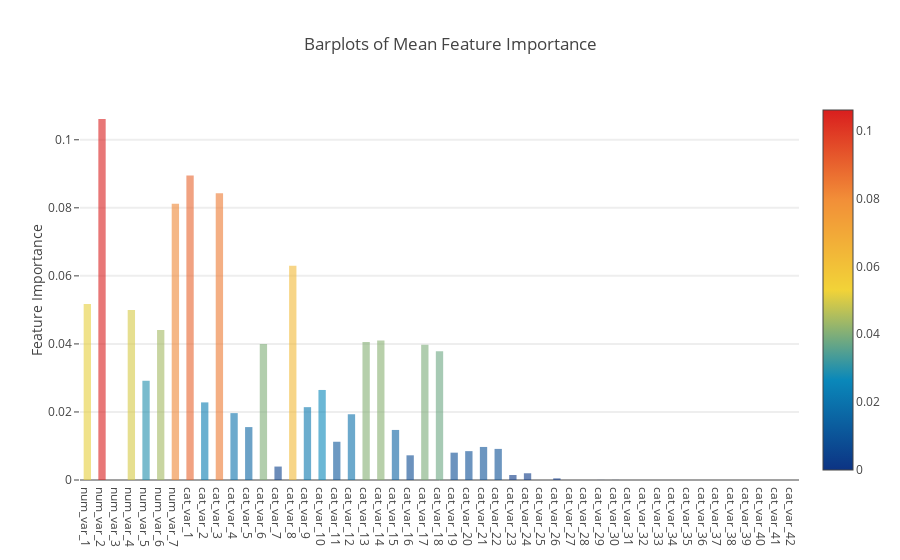

Notebook code for this chart:
### Code cell
y = feature_dataframe['mean'].values
x = feature_dataframe['features'].values
data = [go.Bar(
            x= x,
             y= y,
            width = 0.5,
            marker=dict(
               color = feature_dataframe['mean'].values,
            colorscale='Portland',
            showscale=True,
            reversescale = False
            ),
            opacity=0.6
        )]

layout= go.Layout(
    autosize= True,
    title= 'Barplots of Mean Feature Importance',
    hovermode= 'closest',
#     xaxis= dict(
#         title= 'Pop',
#         ticklen= 5,
#         zeroline= False,
#         gridwidth= 2,
#     ),
    yaxis=dict(
        title= 'Feature Importance',
        ticklen= 5,
        gridwidth= 2
    ),
    showlegend= False
)
fig = go.Figure(data=data, layout=layout)
py.iplot(fig, filename='bar-direct-labels')

### Figure 1 — Plotly figure (JSON) as saved in the notebook; plotly's stock layout.template omitted (floating-point values rounded to 4 significant figures)
{"data": [{"marker": {"color": [0.05176, 0.1061, 0, 0.04997, 0.02917, 0.04409, 0.08121, 0.08952, 0.02281, 0.0843, 0.01966, 0.01555, 0.03998, 0.003954, 0.06297, 0.02141, 0.02647, 0.01124, 0.01933, 0.04059, 0.041, 0.01471, 0.007258, 0.03973, 0.03782, 0.008037, 0.008481, 0.009716, 0.00914, 0.001479, 0.001981, 6.067e-06, 0.0004857, 0, 0, 2.065e-05, 2.728e-05, 0, 0, 0, 0, 0, 0, 0, 0, 0, 0, 0, 0], "colorscale": "Portland", "reversescale": false, "showscale": true}, "opacity": 0.6, "type": "bar", "width": 0.5, "x": ["num_var_1", "num_var_2", "num_var_3", "num_var_4", "num_var_5", "num_var_6", "num_var_7", "cat_var_1", "cat_var_2", "cat_var_3", "cat_var_4", "cat_var_5", "cat_var_6", "cat_var_7", "cat_var_8", "cat_var_9", "cat_var_10", "cat_var_11", "cat_var_12", "cat_var_13", "cat_var_14", "cat_var_15", "cat_var_16", "cat_var_17", "cat_var_18", "cat_var_19", "cat_var_20", "cat_var_21", "cat_var_22", "cat_var_23", "cat_var_24", "cat_var_25", "cat_var_26", "cat_var_27", "cat_var_28", "cat_var_29", "cat_var_30", "cat_var_31", "cat_var_32", "cat_var_33", "cat_var_34", "cat_var_35", "cat_var_36", "cat_var_37", "cat_var_38", "cat_var_39", "cat_var_40", "cat_var_41", "cat_var_42"], "y": [0.05176, 0.1061, 0, 0.04997, 0.02917, 0.04409, 0.08121, 0.08952, 0.02281, 0.0843, 0.01966, 0.01555, 0.03998, 0.003954, 0.06297, 0.02141, 0.02647, 0.01124, 0.01933, 0.04059, 0.041, 0.01471, 0.007258, 0.03973, 0.03782, 0.008037, 0.008481, 0.009716, 0.00914, 0.001479, 0.001981, 6.067e-06, 0.0004857, 0, 0, 2.065e-05, 2.728e-05, 0, 0, 0, 0, 0, 0, 0, 0, 0, 0, 0, 0]}], "layout": {"autosize": true, "hovermode": "closest", "showlegend": false, "title": "Barplots of Mean Feature Importance", "yaxis": {"gridwidth": 2, "ticklen": 5, "title": "Feature Importance"}}}
